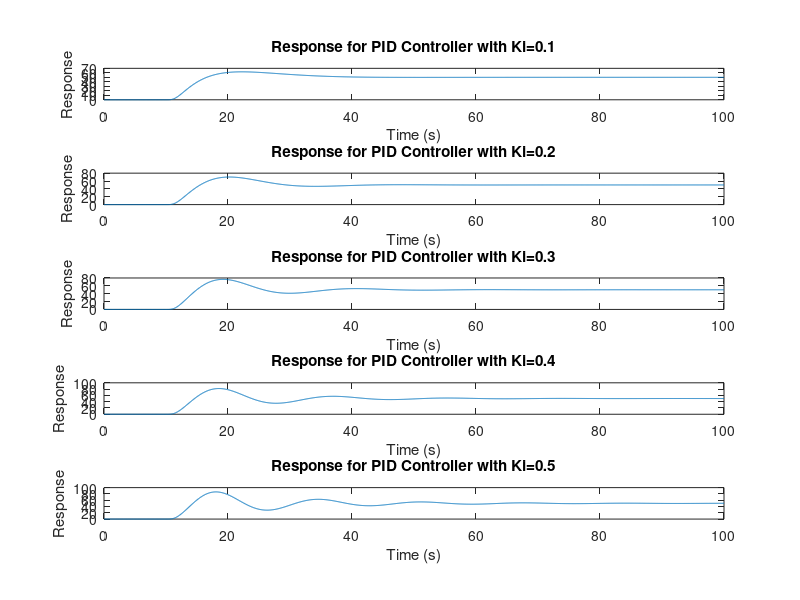

Recreate this plot in MATLAB.
clc;clear;close all;

% 参数
Kp = 1;
Ki = 0.5;
Kd = 0.5;
p = 2;
t = 0:0.05:100;  % 定义时间区间

% PID function
n = [Kd, Kp, Ki];  %分子多项式系数向量
d = [1 0];  %分母多项式向量
gc_pid = tf(n, d); % 构建传递函数对象

% PD function
n = [Kd, Kp, 0];  %分子多项式系数向量
d = [1 0];  %分母多项式向量
gc_pd = tf(n, d);% 构建传递函数对象

% PI function
n = [0, Kp, Ki];  %分子多项式系数向量
d = [1 0];  %分母多项式向量
gc_pi = tf(n, d);% 构建传递函数对象

% Pump Function
n = [1 0];  % s
gp = tf(1, n);

% Patient Function
n = [1, 2*p, p*p];
g = tf(1, n);

% H(s)
H = tf(1, 1);

% 创建r序列
num = 50;
r = zeros(size(t));  % 初始化为全零
r(t > 10 & t <= 11) = r(t > 10 & t <= 11) + (max(0, min((t(t > 10 & t <= 11) - 10), 1)) * num);
r(t > 11) = num;

% 创建n序列 
noise = zeros(size(t));  % 创建n序列 
% 创建Td序列
Td = zeros(size(t));  % 创建Td序列

% 固定Kp，调整Ki
figure('Position', [10 10 900 900])
for i = 1:5
    Ki = i*0.1;
    n = [0, Kp, Ki];  %分子多项式系数向量
    d = [1 0];  %分母多项式向量
    gc_pi = tf(n, d);% 构建传递函数对象
    gc = gc_pi;
    fai_r = (gc*gp*g)/(1+H*gc*gp*g);
    fai_Td = (g)/(1+H*gc*gp*g);
    fai_n = (H*gc*gp*g)/(1+H*gc*gp*g);
    output_r = lsim(fai_r, r, t);  % 对应fai_r的输出
    output_Td = lsim(fai_Td, Td, t);  % 对应fai_Td的输出
    output_n = lsim(fai_n, noise, t);   % 对应fai_n的输出
    output = output_r + output_Td + output_n; % 得到总输出  

    
    subplot(5,1,i)
    plot(t, output);  % 画出时域图像
    title(['Response for PID Controller with Ki=', num2str(Ki)])
    xlabel('Time (s)')
    ylabel('Response')
end
